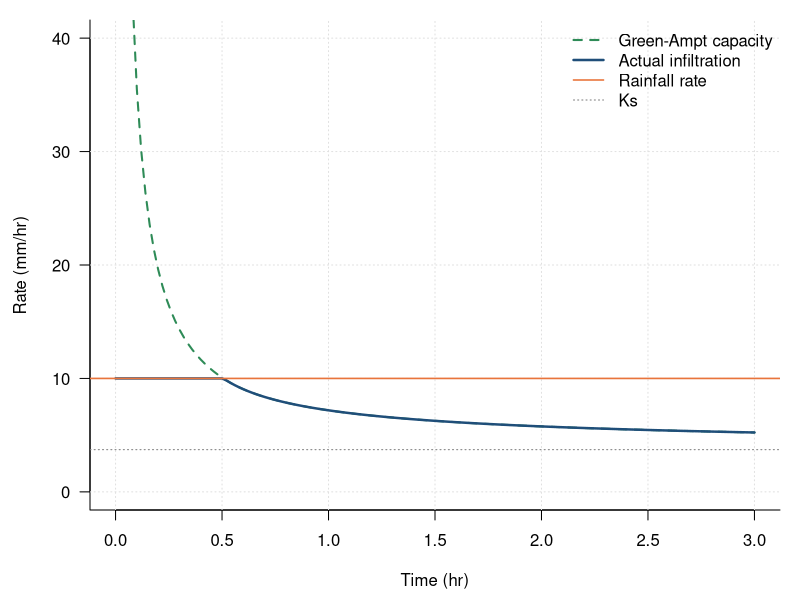

Recreate this plot in R.
# Green–Ampt infiltration under constant rainfall (silty clay)
# Chapter 7 draft; parameters from the chapter author (Figures_4_5_6_and_Table1_2026_10_02.xlsx, GreenAmpt sheet); explicit time stepping dt = 0.02 h as in the workbook
# Run: Rscript green_ampt_infiltration.R -> figure_r.png (base R, no packages)
# Silty clay, Campbell parameters (GreenAmpt sheet). Units: mm and hours.
phi <- 0.492; theta_i <- 0.37; Ks <- 3.72; psi_f <- 70; r <- 10
f0 <- 30; fc <- Ks; beta <- 3
dtheta <- phi - theta_i; dt <- 0.02; t <- seq(0, 3, by = dt)
I <- numeric(length(t)); ipot <- numeric(length(t)); iact <- numeric(length(t))
for (k in seq_along(t)) {
  ipot[k] <- if (I[k] > 0) Ks * (1 + psi_f * dtheta / I[k]) else Inf
  iact[k] <- min(r, ipot[k])
  if (k < length(t)) I[k + 1] <- I[k] + iact[k] * dt
}
horton <- fc + (f0 - fc) * exp(-beta * t)

png("figure_r.png", width = 1125, height = 720, res = 150)
par(mar = c(4.5, 4.5, 1, 1), las = 1)
plot(NA, xlim = c(0, 3), ylim = c(0, 40), xlab = "Time (hr)", ylab = "Rate (mm/hr)", bty = "l"); grid(col = "grey88")
lines(t, pmin(ipot, 60), col = "#2e8b57", lwd = 2, lty = 2); lines(t, iact, col = "#1f4e79", lwd = 2.4)
abline(h = r, col = "#e8743b", lwd = 1.6); abline(h = Ks, col = "grey50", lty = 3)
legend("topright", bty = "n", lwd = c(2, 2.4, 1.6, 1), lty = c(2, 1, 1, 3), col = c("#2e8b57", "#1f4e79", "#e8743b", "grey50"),
       legend = c("Green-Ampt capacity", "Actual infiltration", "Rainfall rate", "Ks"))
invisible(dev.off())
